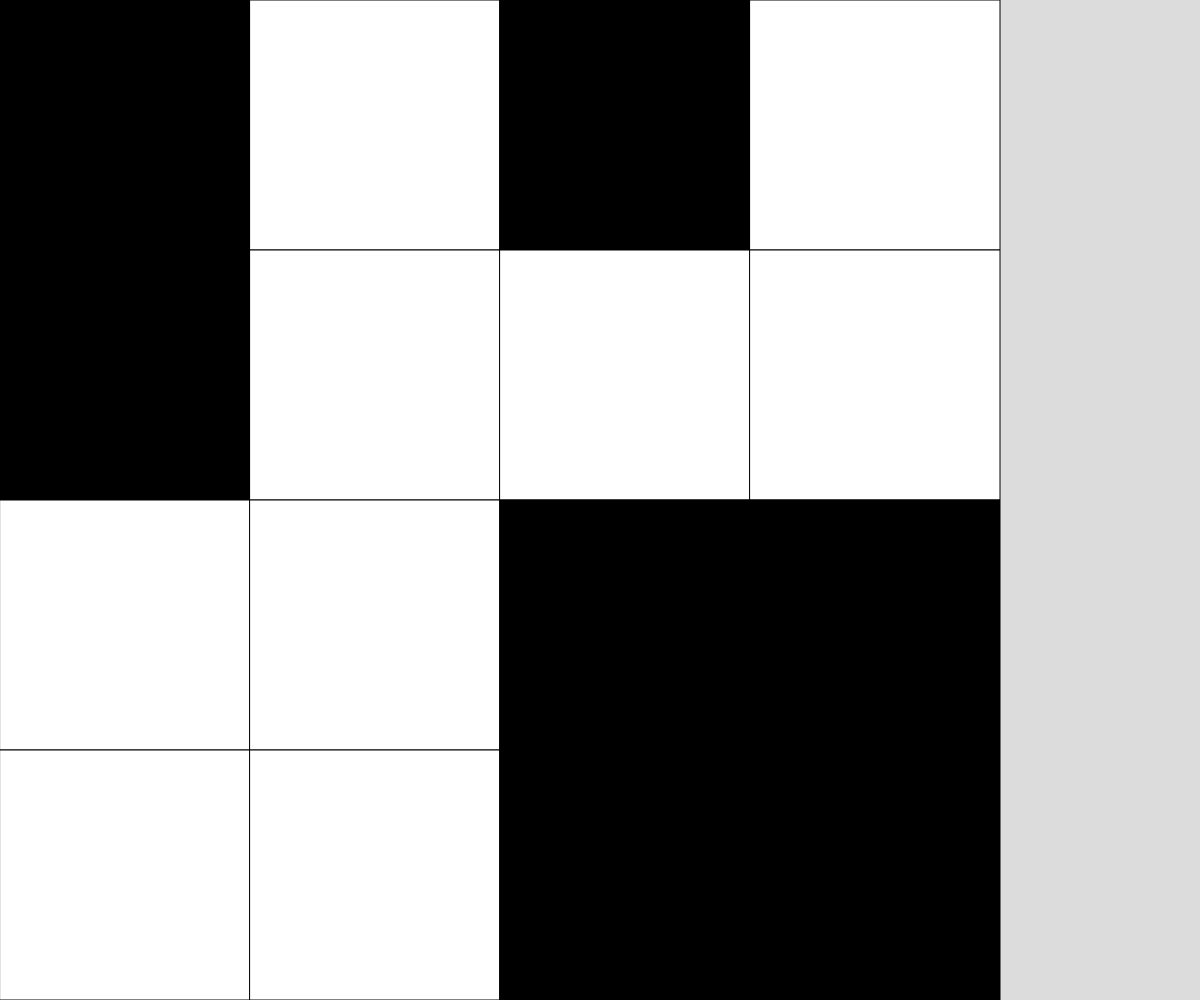
Frame 1 (no input)
Frame 60 (no input): identical to frame 1, image omitted
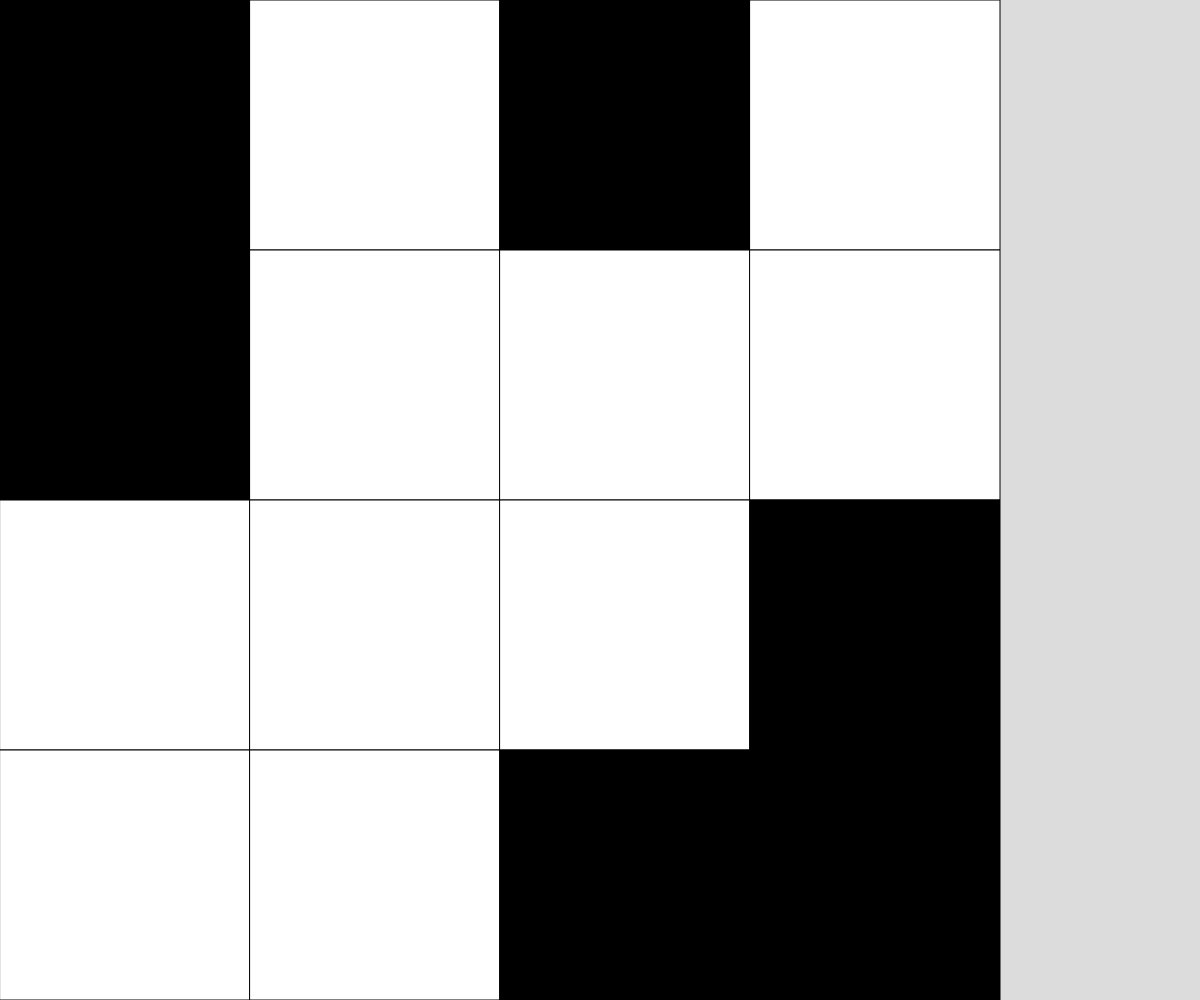
Frame 120 (the mouse pressed at the canvas centre since frame 60)

The p5.js sketch that drew these frames (run headless with seeded random() and noise() and a simulated clock; from frame 60 on, the mouse is pressed at the canvas centre):

// p5.js sketch
// ── sketch.js
// Game of Life

let grid;
const GRID_SIZE = 4;
let cellSize;

function setup() {
  createCanvas(windowWidth, windowHeight);
  grid = generateRandomGrid(GRID_SIZE, GRID_SIZE);

  if (height > width) {
    cellSize = width/GRID_SIZE;
  }
  else {
    cellSize = height/GRID_SIZE;
  }
}

function draw() {
  background(220);
  displayGrid();
}

function keyTyped() {
  if (key === "r") {
    grid = generateRandomGrid(GRID_SIZE, GRID_SIZE);
  }
  else if (key === "e") {
    grid = generateEmptyGrid(GRID_SIZE, GRID_SIZE);
  }
  else if (key === " ") {
    grid = nextTurn();
  }
}

function nextTurn() {
  let nextTurnGrid = generateEmptyGrid(GRID_SIZE, GRID_SIZE);

  //look at every cell
  for (let y = 0; y < GRID_SIZE; y++) {
    for (let x = 0; x < GRID_SIZE; x++) {
      //count neighbours
      let neighbours = 0;

      //look at all cells around in a 3x3 grid
      for (let i = -1; i <= 1; i++) {
        for (let j = -1; j <= 1; j++) {
          //detect edge cases
          if (y+i >= 0 && y+i < GRID_SIZE && x+j >= 0 && x+j < GRID_SIZE) {
            neighbours += grid[y+i][x+j];
          }
        }
      }
      
      //be careful about counting self
      neighbours -= grid[y][x];

      //apply rules
      if (grid[y][x] === 1) { //alive
        if (neighbours === 2 || neighbours === 3) {
          //stay alive
          nextTurnGrid[y][x] = 1;
        }
        else {
          //died - lonely or overpopulation
          nextTurnGrid[y][x] = 0;
        }
      }

      if (grid[y][x] === 0) { //dead
        if (neighbours === 3) {
          //new birth
          nextTurnGrid[y][x] = 1;
        }
        else {
          //stay dead
          nextTurnGrid[y][x] = 0;
        }
      }
    }
  }
  return nextTurnGrid;
}

function mousePressed() {
  let y = Math.floor(mouseY/cellSize);
  let x = Math.floor(mouseX/cellSize);

  toggleCell(x, y);   //current cell
}

function toggleCell(x, y) {
  //check that we are within the grid, then toggle
  if (x >= 0 && x < GRID_SIZE && y >= 0 && y < GRID_SIZE) {
    if (grid[y][x] === 0) {
      grid[y][x] = 1;
    }
    else if (grid[y][x] === 1) {
      grid[y][x] = 0;
    }
  }
}

function displayGrid() {
  for (let y = 0; y < GRID_SIZE; y++) {
    for (let x = 0; x < GRID_SIZE; x++) {
      if (grid[y][x] === 0) {
        fill("white");
      }
      else if (grid[y][x] === 1) {
        fill("black");
      }
      rect(x*cellSize, y*cellSize, cellSize, cellSize);
    }
  }
}

function generateRandomGrid(cols, rows) {
  let newGrid = [];
  for (let y = 0; y < rows; y++) {
    newGrid.push([]);
    for (let x = 0; x < cols; x++) {
      if (random(100) < 50) {
        newGrid[y].push(0);
      }
      else {
        newGrid[y].push(1);
      }
    }
  }
  return newGrid;
}

function generateEmptyGrid(cols, rows) {
  let newGrid = [];
  for (let y = 0; y < rows; y++) {
    newGrid.push([]);
    for (let x = 0; x < cols; x++) {
      newGrid[y].push(0);
    }
  }
  return newGrid;
}
